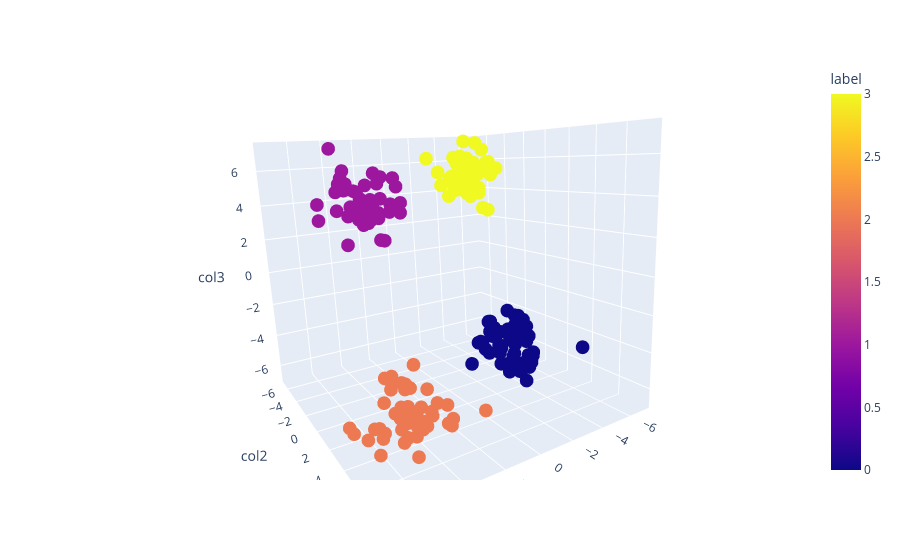

The code cell stored with this chart in its notebook:
### Code cell
fig = px.scatter_3d(df, x='col1', y='col2', z = 'col3', color='label')
fig.show()

### Figure 1 — Plotly figure (JSON) as saved in the notebook; plotly's stock layout.template omitted (floating-point values rounded to 4 significant figures; data arrays with more than 128 entries replaced by an {"elided": "..."} marker saying what was removed)
{"data": [{"hovertemplate": "col1=%{x}<br>col2=%{y}<br>col3=%{z}<br>label=%{marker.color}<extra></extra>", "legendgroup": "", "marker": {"color": {"elided": "200 int values"}, "coloraxis": "coloraxis", "symbol": "circle"}, "mode": "markers", "name": "", "scene": "scene", "showlegend": false, "type": "scatter3d", "x": {"elided": "200 float values"}, "y": {"elided": "200 float values"}, "z": {"elided": "200 float values"}}], "layout": {"autosize": true, "coloraxis": {"colorbar": {"title": {"text": "label"}}, "colorscale": [[0, "#0d0887"], [0.1111, "#46039f"], [0.2222, "#7201a8"], [0.3333, "#9c179e"], [0.4444, "#bd3786"], [0.5556, "#d8576b"], [0.6667, "#ed7953"], [0.7778, "#fb9f3a"], [0.8889, "#fdca26"], [1, "#f0f921"]]}, "legend": {"tracegroupgap": 0}, "margin": {"t": 60}, "scene": {"aspectmode": "auto", "aspectratio": {"x": 1.017, "y": 1.011, "z": 0.9724}, "camera": {"center": {"x": 0, "y": 0, "z": 0}, "eye": {"x": 0.8981, "y": 1.552, "z": 0.4061}, "projection": {"type": "perspective"}, "up": {"x": -0.05179, "y": 0.005469, "z": 0.9986}}, "domain": {"x": [0, 1], "y": [0, 1]}, "xaxis": {"title": {"text": "col1"}, "type": "linear"}, "yaxis": {"title": {"text": "col2"}, "type": "linear"}, "zaxis": {"title": {"text": "col3"}, "type": "linear"}}}}
